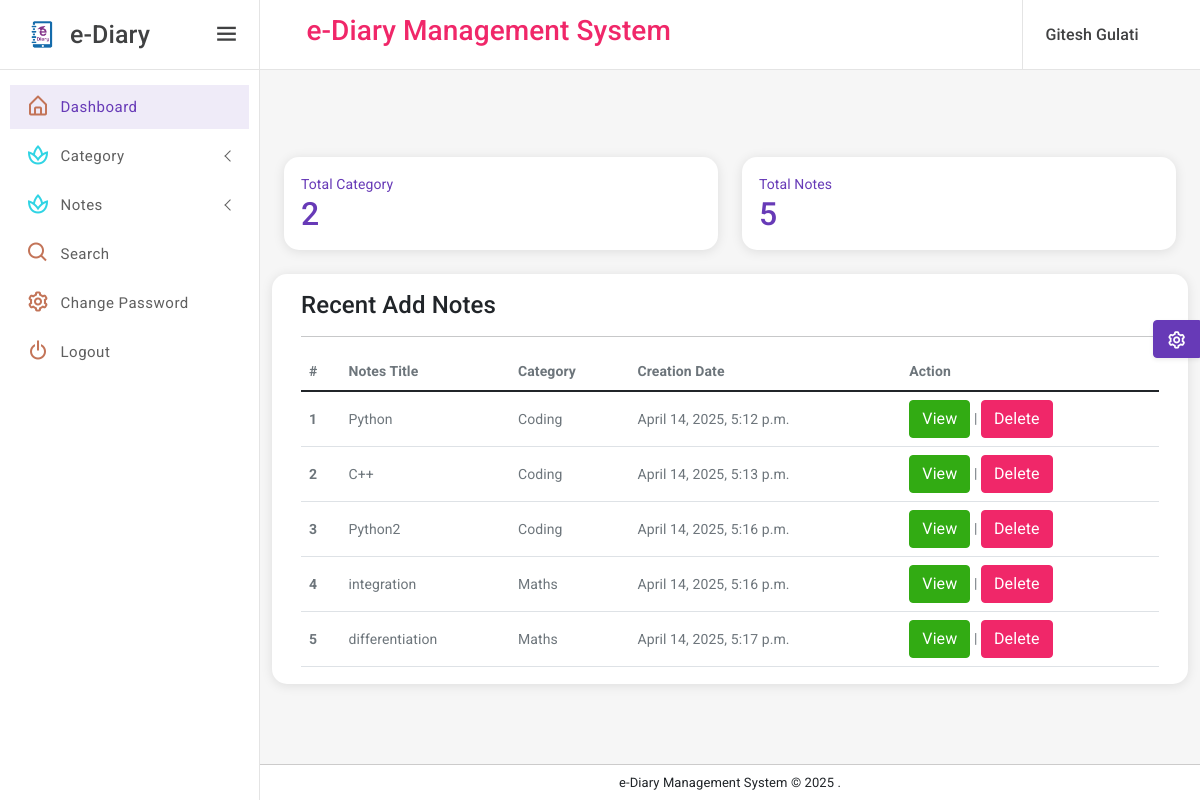
Page /user_home (signed in) on the earlier database version.
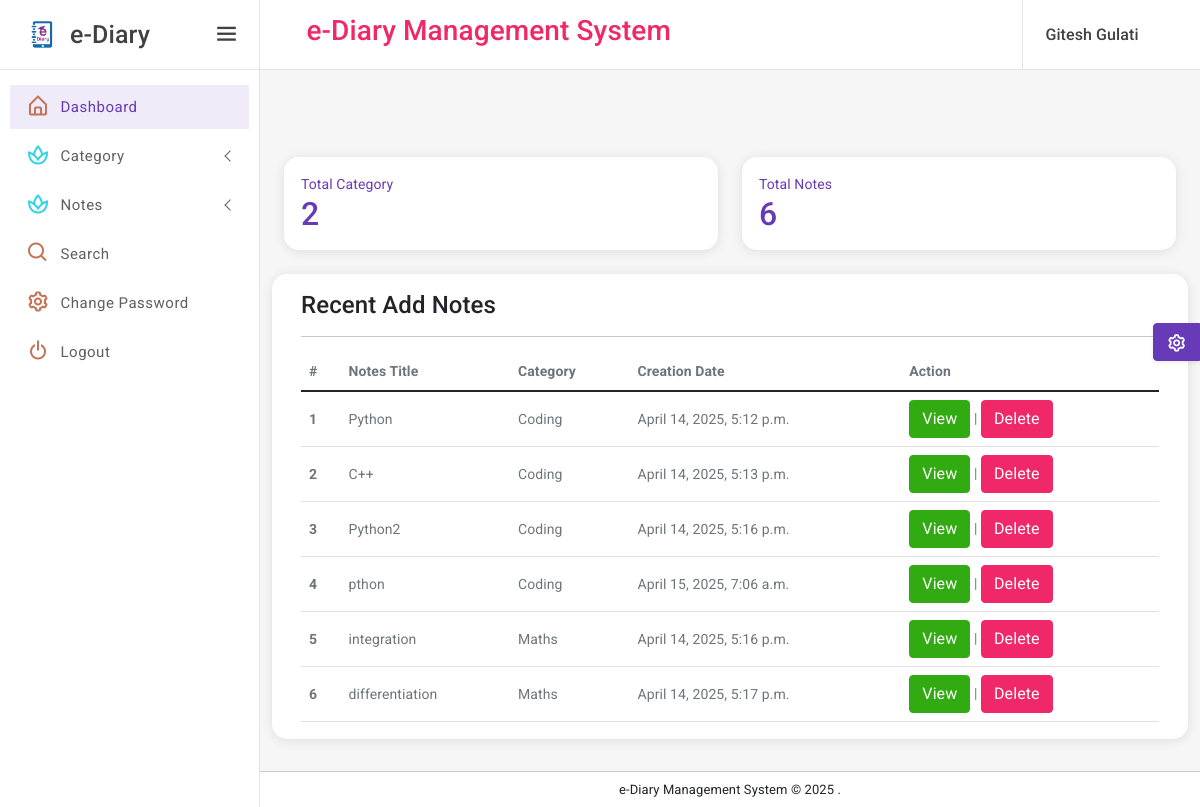
Same page on the later database version.
### eDiary/models.py (models this page shows, shortened)
class Notes(models.Model):
    signup = models.ForeignKey(Signup, on_delete=models.CASCADE, null=True)
    category = models.ForeignKey(Category, on_delete=models.CASCADE, null=True)
    noteTitle = models.CharField(max_length=150, null=True)
    noteDescription = models.CharField(max_length=250, null=True)
    CreationDate = models.DateTimeField(auto_now_add=True)

class Category(models.Model):
    signup = models.ForeignKey(Signup, on_delete=models.CASCADE, null=True)
    categoryName = models.CharField(max_length=150, null=True)
    CreationDate = models.DateTimeField(auto_now_add=True)

### eDiary/views.py (the view)
# urls.py: path('user_home', user_home, name='user_home'),
def user_home(request):
    if not request.user.is_authenticated:
        return redirect('user_login')
    user = User.objects.get(id=request.user.id)
    signup = Signup.objects.get(user=user)
    totalcategory = Category.objects.filter(signup=signup).count()
    totalnotes = Notes.objects.filter(signup=signup).count()
    category = Category.objects.filter(signup=signup)
    notes = Notes.objects.filter(Q(category__in=category))
    return render(request, 'user_home.html', locals())

### eDiary/templates/user_home.html
{% extends 'userbase.html' %}
{% load static %}
{% block main %}
<br><br><br>
<div class="page-wrapper">
    <div class="page-content-wrapper">
        <div class="page-content">
            <div class="row">
                <div class="col-12 col-lg-6">
                    <div class="card radius-15 overflow-hidden">
                        <a href="{% url 'manageCategory' %}">
                            <div class="card-body">
                                <div class="d-flex">
                                    <div>
                                        <p class="mb-0 font-weight-bold">Total Category</p>
                                        <h2 class="mb-0">{{totalcategory}}</h2>
                                    </div>
                                </div>
                            </div>
                        </a>
                    </div>
                </div>
                <div class="col-12 col-lg-6">
                    <div class="card radius-15 overflow-hidden">
                        <a href="{% url 'manageNotes' %}">
                            <div class="card-body">
                                <div class="d-flex">
                                    <div>
                                        <p class="mb-0 font-weight-bold">Total Notes</p>
                                        <h2 class="mb-0">{{totalnotes}}</h2>
                                    </div>
                                </div>
                            </div>
                        </a>
                    </div>
                </div>
            </div>
            <div class="row">
                <div class="card radius-15 col-xl-12">
                    <div class="card-body">
                        <div class="card-title">
                            <h4 class="mb-0">Recent Add Notes</h4>
                        </div>
                        <hr/>
                        <div class="table-responsive">
                            <table class="table mb-0">
                                <thead>
                                <tr>
                                    <th scope="col">#</th>
                                    <th scope="col">Notes Title</th>
                                    <th scope="col">Category</th>
                                    <th scope="col">Creation Date</th>
                                    <th scope="col">Action</th>
                                </tr>
                                </thead>
                                <tbody>
                                {% for i in notes %}
                                <tr>
                                    <th scope="row">{{forloop.counter}}</th>
                                    <td>{{i.noteTitle}}</td>
                                    <td>{{i.category.categoryName}}</td>
                                    <td>{{i.CreationDate}}</td>
                                    <td><a href="{% url 'viewNotes' i.id %}" class="btn btn-success">View</a> |
                                        <a href="{% url 'deleteNotes' i.id %}" onclick="return confirm('Are you sure to Delete')"
                                                class="btn btn-danger">Delete</a>
                                    </td>
                                </tr>
                                {% endfor %}
                                </tbody>
                            </table>
                        </div>
                    </div>
                </div>
            </div>
        </div>
    </div>
</div>
{% endblock %}

### eDiary/templates/userbase.html (shortened to what this page needs)
{% load static %}
<!DOCTYPE html>
<html lang="en">
<head>
    <link href="{% static 'assets/plugins/vectormap/jquery-jvectormap-2.0.2.css' %}" rel="stylesheet"/>
    <link href="{% static 'assets/plugins/simplebar/css/simplebar.css' %}" rel="stylesheet"/>
    <link href="{% static 'assets/plugins/perfect-scrollbar/css/perfect-scrollbar.css' %}" rel="stylesheet"/>
    <link href="{% static 'assets/plugins/metismenu/css/metisMenu.min.css' %}" rel="stylesheet"/>
    <link href="{% static 'assets/css/pace.min.css' %}" rel="stylesheet"/>
    <link rel="stylesheet" href="{% static 'assets/css/bootstrap.min.css' %}"/>
    <link rel="stylesheet" href="{% static 'assets/css/icons.css' %}"/>
    <link rel="stylesheet" href="{% static 'assets/css/app.css' %}"/>
    <link rel="stylesheet" href="{% static 'assets/css/dark-sidebar.css' %}"/>
    <link rel="stylesheet" href="{% static 'assets/css/dark-theme.css' %}"/>
</head>
<body>
<div class="wrapper">
    <div class="sidebar-wrapper" data-simplebar="true">
        <div class="sidebar-header">
            <div class="">
                <img src="{% static 'assets/images/logo-icon.png' %}" class="logo-icon-2" alt=""/>
            </div>
            <div>
                <h4 class="logo-text">e-Diary</h4>
            </div>
            <a href="javascript:;" class="toggle-btn ms-auto"> <i class="bx bx-menu"></i>
            </a>
        </div>
        <ul class="metismenu" id="menu">
            <li>
                <a href="{% url 'user_home' %}">
                    <div class="parent-icon icon-color-8"><i class="bx bx-home-alt"></i>
                    </div>
                    <div class="menu-title">Dashboard</div>
                </a>
            </li>
            <li>
                <a class="has-arrow" href="javascript:;">
                    <div class="parent-icon icon-color-10"><i class="bx bx-spa"></i>
                    </div>
                    <div class="menu-title">Category</div>
                </a>
            </li>
            <li>
                <a class="has-arrow" href="javascript:;">
                    <div class="parent-icon icon-color-10"><i class="bx bx-spa"></i>
                    </div>
                    <div class="menu-title">Notes</div>
                </a>
            </li>
            <li>
                <a href="{% url 'searchNotes' %}">
                    <div class="parent-icon icon-color-8"><i class="bx bx-search"></i>
                    </div>
                    <div class="menu-title">Search</div>
                </a>
            </li>
            <li>
                <a href="{% url 'changePassword' %}">
                    <div class="parent-icon icon-color-8"><i class="bx bx-cog"></i>
                    </div>
                    <div class="menu-title">Change Password</div>
                </a>
            </li>
            <li>
                <a href="/logout">
                    <div class="parent-icon icon-color-8"><i class="bx bx-power-off"></i>
                    </div>
                    <div class="menu-title">Logout</div>
                </a>
            </li>
        </ul>
    </div>
    <header class="top-header">
        <nav class="navbar navbar-expand">
            <div class="flex-grow-1 search-bar">
                <div class="input-group">
                    <center><h3 class="text-danger">e-Diary Management System</h3></center>
                </div>
            </div>
            <div class="right-topbar ms-auto">
                <ul class="navbar-nav">
                    <li class="nav-item dropdown dropdown-user-profile">
                        <a class="nav-link dropdown-toggle dropdown-toggle-nocaret" href="javascript:;"
                           data-bs-toggle="dropdown">
                            <div class="d-flex user-box align-items-center">
                                <div class="user-info">
                                    <p class="user-name mb-0">{{request.user.first_name}} {{request.user.last_name}}</p>
                                </div>
                            </div>
                        </a>
                    </li>
                </ul>
            </div>
        </nav>
    </header>
    {% block main %}
    {% endblock %}
    <div class="footer">
        <p class="mb-0">e-Diary Management System &copy;
            .
        </p>
    </div>
</div>
<div class="switcher-body">
    <button class="btn btn-primary btn-switcher shadow-sm" type="button" data-bs-toggle="offcanvas"
            data-bs-target="#offcanvasScrolling" aria-controls="offcanvasScrolling"><i class="bx bx-cog bx-spin"></i>
    </button>
</div>
</body>
</html>

Differences in the rows shown:
added Notes: noteTitle "pthon", category.categoryName "Coding", CreationDate "April 15, 2025, 7:06 a.m."
Other differences:
{{ totalnotes }}: "5" → "6"
